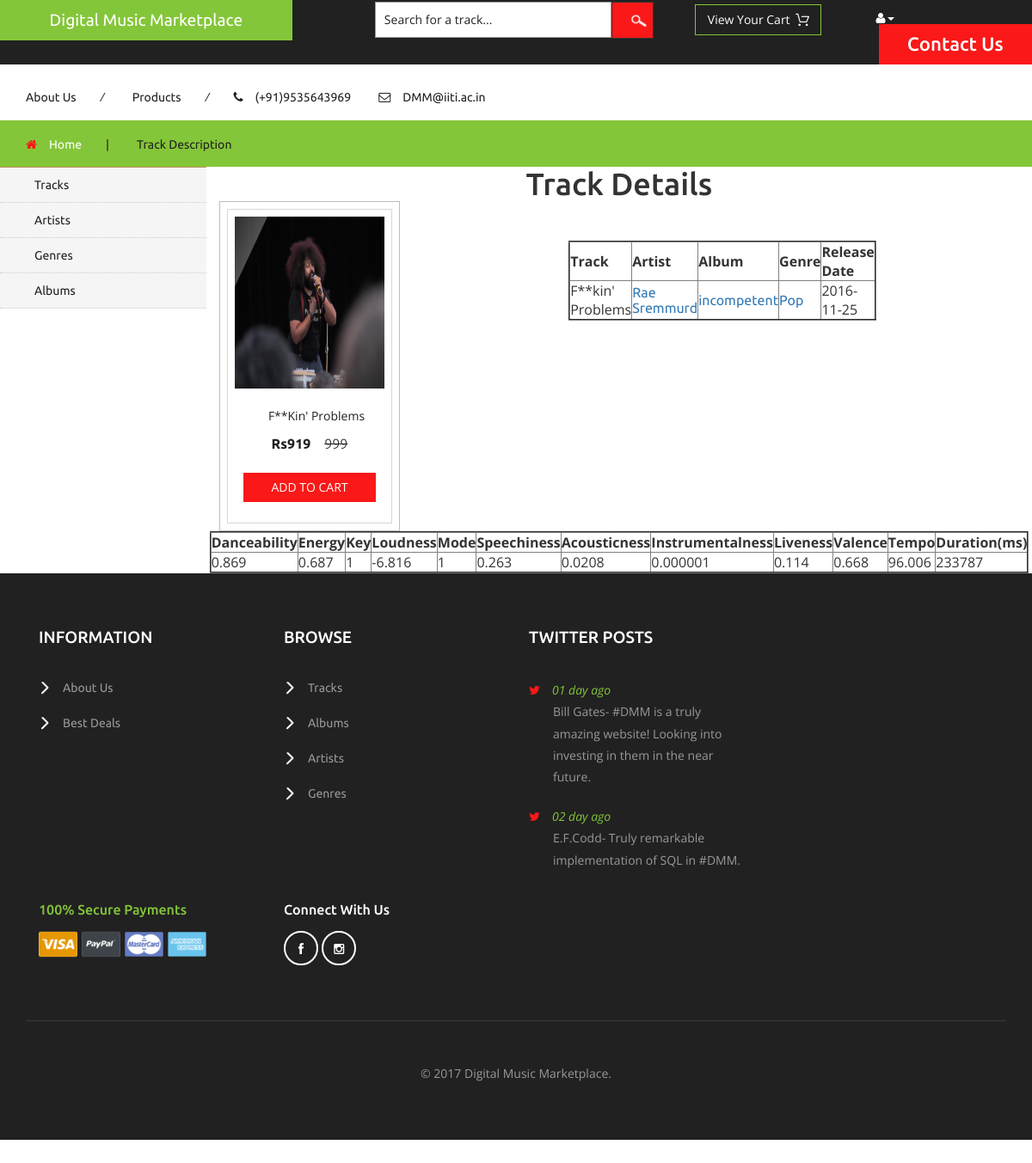
/trackdesc.php?track_id=991, run on the app's committed database.
### tables this page shows
CREATE TABLE `track` (
  `track_id` int(11) NOT NULL,
  `name` varchar(20) DEFAULT NULL,
  `length` int(11) DEFAULT NULL,
  `release_date` date DEFAULT NULL,
  `language` varchar(20) DEFAULT NULL,
  `price` int(11) DEFAULT NULL,
  `danceability` varchar(20) DEFAULT NULL,
  `energy` varchar(20) DEFAULT NULL,
  `key` varchar(20) DEFAULT NULL,
  `loudness` varchar(20) DEFAULT NULL,
  `mode` varchar(20) DEFAULT NULL,
  `speechiness` varchar(20) DEFAULT NULL,
  `acousticness` varchar(20) DEFAULT NULL,
  `instrumentalness` varchar(20) DEFAULT NULL,
  `liveness` varchar(20) DEFAULT NULL,
  `valence` varchar(20) DEFAULT NULL,
  `tempo` varchar(20) DEFAULT NULL,
  `duration_ms` varchar(20) DEFAULT NULL,
  `time_signature` varchar(20) DEFAULT NULL,
  PRIMARY KEY (`track_id`)
);

CREATE TABLE `artist` (
  `artist_id` int(11) NOT NULL AUTO_INCREMENT,
  `first_name` varchar(100) DEFAULT NULL,
  `last_name` varchar(100) DEFAULT NULL,
  `home_city` varchar(100) DEFAULT NULL,
  `rating` varchar(100) DEFAULT NULL,
  `gender` varchar(100) DEFAULT NULL,
  `age` varchar(100) DEFAULT NULL,
  PRIMARY KEY (`artist_id`)
);

CREATE TABLE `album` (
  `album_id` int(11) NOT NULL,
  `name` varchar(20) DEFAULT NULL,
  `release_date` date DEFAULT NULL,
  `number_of_songs` int(11) DEFAULT NULL,
  PRIMARY KEY (`album_id`)
);

CREATE TABLE `genre` (
  `genre_id` int(11) NOT NULL,
  `genre` varchar(20) DEFAULT NULL,
  PRIMARY KEY (`genre_id`)
);

### trackdesc.php (the view, shortened to what this page needs)
<?php
include 'config.php';
?>
<!DOCTYPE.php>
<html>
<?php include 'head.php'; ?>
<body>
<?php include 'header.php'; ?>
	<div class="products-breadcrumb">
		<div class="container">
			<ul>
				<li><i class="fa fa-home" aria-hidden="true"></i><a href="index.php">Home</a><span>|</span></li>
				<li>Track Description</li>
			</ul>
		</div>
	</div>
<?php include 'leftsticky.php'; ?>
	<div align="center">
		<h1>Track Details</h1>
			<?php
	 			$track_id=$_GET['track_id'];
				$query = "select * from track where track_id=$track_id";
				$res=$mysqli->query($query);
				while($arr=$res->fetch_assoc()){
				$cnt=$arr['track_id']%125;
				$cnt+=1;
				$price=$arr['price'];
				$discount=(($mysqli->query("select count_discount($price)"))->fetch_array())[0];
				$newprice=$price-$discount;
				echo'<div class="col-md-3 top_brand_left">
					<div class="hover14 column">
						<div class="agile_top_brand_left_grid">
							<div class="agile_top_brand_left_grid1">
								<figure>
									<div class="snipcart-item block">
										<div class="snipcart-thumb">
											<a href="trackdesc.php?track_id='.$arr['track_id'].'">
												<img height="200px" width="200px" src="track_images/'.$cnt.'.jpg"/>
											</a>
											<p style="width: 190px">'.$arr['name'].'</p>
											<h4>Rs'.$newprice.'<span>'.$price.'</span></h4>
										</div>
										<div class="snipcart-details">
											<form action="addtocart.php" method="post">
												<fieldset>
													<input type="hidden" name="cmd" value="_cart" />
													<input type="hidden" name="add" value="1" />
													<input type="hidden" name="track_id" value='.$arr['track_id'].' />
													<input type="hidden" name="amount" value='.$arr['price'].' />
													<input type="hidden" name="discount_amount" value="1.00" />
													<input type="hidden" name="currency_code" value="USD" />
													<input type="hidden" name="return" value=" " />
													<input type="hidden" name="cancel_return" value=" " />
													<input type="submit" name="submit" value="Add to cart" class="button" />
												</fieldset>
											</form>
										</div>
									</div>
								</figure>
							</div>
						</div>
						</div>
						</div>';
				} ?>
				<br>
		<table border="2", width="30%">
			<thead>
				<tr>
					<th> Track </th>
					<th> Artist </th>
					<th> Album </th>
					<th> Genre </th>
					<th> Release Date </th>
				</tr>
			</thead>
		<tbody>
		<?php
			$track_id=$_GET['track_id'];
			$arr=($mysqli->query("select * from track where track_id=$track_id"))->fetch_assoc();
			$track=$arr['name'];
			$date=$arr['release_date'];
			$artist_id=(($mysqli->query("select artist_id from makes where track_id=$track_id"))->fetch_assoc())['artist_id'];
			$arr=($mysqli->query("select * from artist where artist_id=(select artist_id from makes where track_id=$track_id)"))->fetch_assoc();
			$name=$arr['first_name']." ".$arr['last_name'];
			$arr=($mysqli->query("select * from album where album_id=(select album_id from compose where track_id=$track_id)"))->fetch_assoc();
			$album=$arr['name'];
			$album_id=$arr['album_id'];
			$arr=($mysqli->query("select * from genre where genre_id=(select genre_id from categorisedby where track_id=$track_id)"))->fetch_assoc();
			$genre=$arr['genre'];
			$genre_id=$arr['genre_id'];
					echo "<br>";
					echo "<tr><td>{$track}</td> <td><a href='artistdesc.php?artist_id=$artist_id'>{$name}</a></td>
							<td><a href='albumdesc.php?album_id=$album_id'> {$album} </a>	</td><td><a href='gensearch.php?genre_id=$genre_id'>{$genre}</a></td><td>{$date}</td></tr>
					";
		?>
		</tbody>
		</table>
		<table border="2", width="70%">
			<thead>
				<tr>
					<th> Danceability </th>
					<th> Energy</th>
					<th> Key</th>
					<th> Loudness</th>
					<th> Mode</th>
					<th> Speechiness</th>
					<th> Acousticness</th>
					<th> Instrumentalness</th>
					<th> Liveness</th>
					<th> Valence</th>
					<th> Tempo</th>
					<th> Duration(ms)</th>
				</tr>
			</thead>
		<tbody>
		<?php
			$track_id=$_GET['track_id'];
			$arr=($mysqli->query("select * from track where track_id=$track_id"))->fetch_assoc();
					echo "<br>";
					echo "<tr><td>{$arr['danceability']}</td> <td>{$arr['energy']}</td>
							<td> {$arr['key']} </td><td> {$arr['loudness']} </td><td> {$arr['mode']} </td><td> {$arr['speechiness']} </td><td> {$arr['acousticness']} </td>
							<td> {$arr['instrumentalness']} </td><td> {$arr['liveness']} </td><td> {$arr['valence']} </td><td> {$arr['tempo']} </td><td> {$arr['duration_ms']} </td></tr>
					";
		?>
		</tbody>
		</table>
	</div>
<?php include 'bannerend.php'; ?>
 <?php include 'footer.php'; ?>
</body>
</html>

### data on the page
track: name "F**kin' Problems", newprice "919", price "999", release_date "2016-11-25", danceability "0.869", energy "0.687", key "1", loudness "-6.816", mode "1", speechiness "0.263", acousticness "0.0208", instrumentalness "0.000001", liveness "0.114", valence "0.668", tempo "96.006", duration_ms "233787"
artist: name "Rae Sremmurd"
album: name "incompetent"
genre: genre "Pop"
